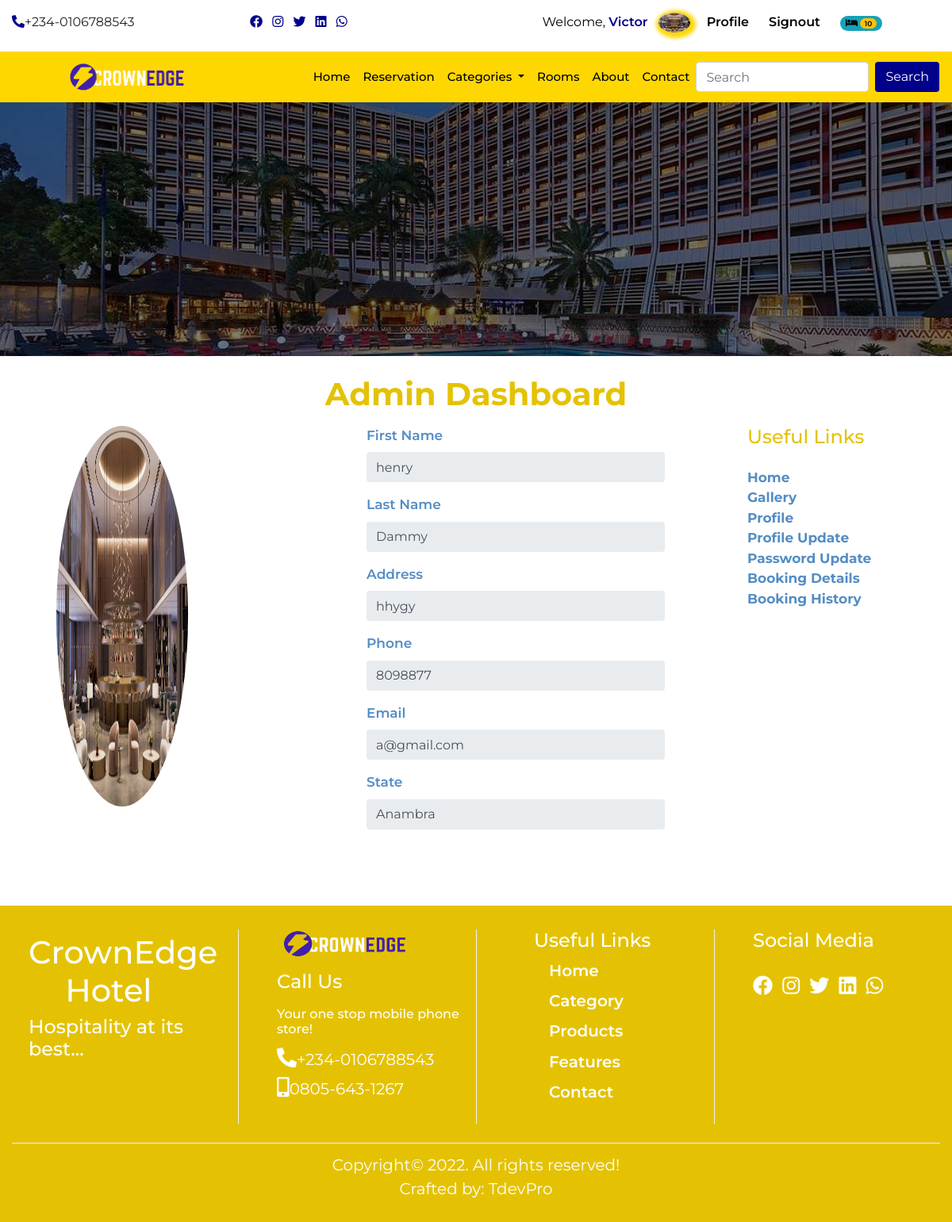
/profile (signed in), run on the app's committed database.
### userprofile/models.py (models this page shows, shortened)
class Profile(models.Model):
    user = models.OneToOneField(User, on_delete= models.CASCADE)
    first_name = models.CharField(max_length=50)
    last_name = models.CharField(max_length=50)
    email = models.EmailField()
    phone = models.CharField(max_length=20)
    address = models.CharField(max_length=150)
    state = models.CharField(max_length=50)
    pix = models.ImageField(upload_to= 'profile', default='profile/avatar.jpg')
    class Meta:
        db_table = 'profile'
        managed = True
        verbose_name = 'Profile'
        verbose_name_plural = 'Profiles'

### home/models.py (models this page shows, shortened)
class CompanyProfile(models.Model):
    name = models.CharField(max_length=50)
    keyword = models.CharField(max_length=150)
    description = models.CharField(max_length=150)
    logo = models.ImageField(upload_to='logo', blank=True, null=True)
    favicon = models.ImageField(upload_to='logo', blank=True, null=True, default='/favicon-96x96.png')
    carousel = models.ImageField(upload_to='carousel', blank=True, null=True)
    carousel2 = models.ImageField(upload_to='carousel', blank=True, null=True)
    carousel3 = models.ImageField(upload_to='carousel', blank=True, null=True)
    carousel4 = models.ImageField(upload_to='carousel', blank=True, null=True)
    banner = models.ImageField(upload_to='banner', blank=True, null=True)
    mobile = models.CharField(max_length=20)
    mobile2 = models.CharField(max_length=20)
    address = models.CharField(max_length=100)
    email = models.EmailField()
    website = models.URLField()
    about = models.TextField()
    about2 = models.TextField()
    copyright_year = models.CharField(max_length=4)
    class Meta:
        db_table = 'companyprofile'
        managed = True
        verbose_name = 'CompanyProfile'
        verbose_name_plural = 'CompanyProfile'

### home/views.py (the view)
# urls.py: path('profile', views.profile, name='profile'),
@login_required(login_url='signin')
def profile(request):
    profile = Profile.objects.get(user__username = request.user.username)
    context = {
        'profile':profile
    }
    return render(request, 'profile.html', context)

### home/context_processor.py (called while the page is built)
def dropdown(request):
    categories = Category.objects.all()
    context = {
        'categories':categories
    }
    return context

def company(request):
    cprofile = CompanyProfile.objects.get(pk=1)
    context = {
        'cprofile':cprofile
    }
    return context

def cartcount(request):
    count = Booking.objects.filter(user__username = request.user.username, paid=False)
    itemcount = 0
    for item in count:
        itemcount += item.no_days
    context = {
        'itemcount':itemcount
    }
    return context

### home/templatetags/simple_tags.py (called while the page is built)
@register.simple_tag()
def intralink(main, link):
    return reverse(main) + '#' + link

### home/templates/profile.html (shortened to what this page needs)
{% extends "base.html" %}
{% block header %} {% include 'header.html' %} {% endblock header %}
{% block banner %} {% include 'banner.html' %} {% endblock banner %}
{% block content %}
<section>
    <div class="container-fluid">
        <h1 class="title">{{profile.user.username}} dashboard</h1>
        <div class="row prof">
          <div class="col-12 col-sm-12 col-md-5 col-lg-4">
            <div class="img-pcard">
              <img src="{{profile.pix.url}}">
            </div>
          </div>
          <div class="col-12 col-sm-12 col-md-5 col-lg-5">
            <div class="pro-form">
              <form>
                <div class="form-group">
                  <label class="labe" for="exampleInputText1">first name</label>
                  <input type="text" value="{{profile.first_name}}" class="form-control" id="exampleInputText1" aria-describedby="textHelp" readonly>
                </div>
                <div class="form-group">
                  <label class="labe"  for="exampleInputText1">last name</label>
                  <input type="text" value="{{profile.last_name}}" class="form-control" id="exampleInputText1" aria-describedby="textHelp" readonly>
                </div>
                <div class="form-group">
                  <label class="labe"  for="exampleInputText1">address</label>
                  <input type="text" value="{{profile.address}}" class="form-control" id="exampleInputText1" aria-describedby="textHelp" readonly>
                </div>
                <div class="form-group">
                  <label class="labe"   for="exampleInputText1">phone</label>
                  <input type="text" value="{{profile.phone}}" class="form-control" id="exampleInputText1" aria-describedby="textHelp" readonly>
                </div>
                <div class="form-group">
                  <label class="labe"  for="exampleInputText1">email</label>
                  <input type="email" value="{{profile.user.email}}" class="form-control" id="exampleInputText1" aria-describedby="textHelp" readonly>
                </div>
                <div class="form-group">
                  <label class="labe"  for="exampleInputText1">state</label>
                  <input type="text" value="{{profile.state}}" class="form-control" id="exampleInputText1" aria-describedby="textHelp" readonly>
                </div>
              </form>
            </div>
          </div>
          <div class="col-12 col-sm-12 col-md-2 col-lg-3">
            <div class="pro-links">
              <h4 class="mb-4">Useful Links</h4>
              <ul class="list-unstyled">
                <li><a href="{% url 'home' %}">Home</a></li>
                <li><a href="{% url 'rooms'  %}">gallery</a></li>
                <li><a href="{% url 'profile'  %}">profile</a></li>
                <li><a href="{% url 'update' %}">profile update</a></li>
                <li><a href="{% url 'password' %}">password update</a></li>
                <li><a href="{% url 'booking_details' %}">booking details</a></li>
                <li><a href="{% url 'history' %}">booking history</a></li>
              </ul>
            </div>
          </div>
        </div>
      </div>
    </section>
{% endblock content %}
{% block footer %} {% include 'footer.html' %} {% endblock footer %}

### home/templates/base.html (shortened to what this page needs)
<!doctype html>
{% load static %}
<html lang="en">
  <head>
    <link rel="stylesheet" href="https://use.fontawesome.com/releases/v5.15.4/css/all.css"/>
    <link rel="stylesheet" href="https://stackpath.bootstrapcdn.com/bootstrap/4.4.1/css/bootstrap.min.css">
    <link rel="stylesheet" href="{% static '' %}css/style.css">
  </head>
  <body>
    {% block header %}{% endblock header %}
    {% block banner %} {% endblock banner %}
    {% block content %}{% endblock content %}
    {% block footer %}{% endblock footer %}
  </body>
</html>

### home/templates/header.html (shortened to what this page needs)
{% load simple_tags %}
<div class="container-fluid">
    <div class="row">
      <div class="col-12 col-sm-6 col-md-2 col-lg-3 mt-3 mb-2 hide">
        <ul class="list-inline">
          <li class="list-inline-item"><a href=""><i class="fas fa-phone-alt"></i></a><span>+234-0106788543</span></li>
        </ul>
      </div>
      <div class="col-12 col-sm-6 col-md-2 col-lg-3 mt-3 mb-2 hide">
        <ul class="list-inline">
          <li class="list-inline-item"><a href=""><i class="fab fa-facebook"></i></a></li>
          <li class="list-inline-item"><a href=""><i class="fab fa-instagram"></i></a></li>
          <li class="list-inline-item"><a href=""><i class="fab fa-twitter"></i></a></li>
          <li class="list-inline-item"><a href=""><i class="fab fa-linkedin"></i></a></li>
          <li class="list-inline-item"><a href=""><i class="fab fa-whatsapp"></i></a></li>
        </ul>
      </div>
      <div class="col-12 col-sm-12 col-md-8 col-lg-6 mt-3 mb-2 auth">
        <ul class="">
          {% if user.is_authenticated %}
            <li class=""><a href="{% url 'profile' %}" class="welcome">welcome,
              <span>
                {% if user.first_name %}
                  {{request.user.first_name}}
                {% else %}
                  {{request.user.username}}
                {% endif %}
              </span></i></a></li>
            <li><a href="{% url 'profile' %" class="welimg"><img src="{{profile.pix.url}}"></a></li>
            <li><a href="{% url 'profile' %}" class="user-btn"><span>profile</span></a></li>
            <li><a href="{% url 'signout' %}" class="user-btn"><span>signout</span></a></li>
            <li>
              <a href="{% url 'booked' %}" class="user-btn">
                {% if itemcount > 0 %}
                  <span class="badge badge-pill badge-info">
                    <i class="fas fa-bed"></i>
                    <span class="badge badge-pill badge-warning">{{itemcount}}</span>
                  </span>
                {% else %}
                  <i class="fas fa-bed"></i>
                {% endif %}
              </a>
            </li>
          {% else %}
            <li class=""><a href="{% url 'signin' %}" class="user-btn"><i class="fas fa-user"></i><span>signin</span></a></li>
            <li class=""><a href="{% url 'signup' %}" class="user-btn"><i class="fas fa-users"></i><span>signup</span></a></li>
          {% endif %}
        </ul>
      </div>
    </div>
  </div>
      <nav class="navbar navbar-expand-lg navbar-light sticky-top">
        <a class="navbar-brand" href="{% url 'home' %}"><img src="{{cprofile.logo.url}}" alt=""></a>
        <div class="collapse navbar-collapse" id="navbarSupportedContent">
          <ul class="navbar-nav ml-auto">
            <li class="nav-item active">
              <a class="nav-link" href="{% url 'home' %}">home <span class="sr-only">(current)</span></a>
            </li>
            <li class="nav-item">
              <a class="nav-link" href="{% url 'booked' %}">reservation</a>
            </li>
            <li class="nav-item dropdown">
              <a class="nav-link dropdown-toggle" href="#" id="navbarDropdown" role="button" data-toggle="dropdown" aria-haspopup="true" aria-expanded="false">
                categories
              </a>
            </li>
            <li class="nav-item">
              <a class="nav-link" href="{% url 'rooms' %}">rooms</a>
            </li>
            <li class="nav-item">
              <a class="nav-link" href="{% intralink 'home' 'aboutus' %}">about</a>
            </li>
            <li class="nav-item">
              <a class="nav-link" href="{% intralink 'home' 'contact' %}">contact</a>
            </li>
          </ul>
          <form class="form-inline my-2 my-lg-0" action="{% url 'search' %}" method="POST">
            <input class="form-control mr-sm-2" name="search" type="search" placeholder="Search" aria-label="Search">
            <button class="btn form-btn" type="submit">Search</button>
          </form>
        </div>
      </nav>

### home/templates/banner.html
<div class="banner">
</div>

### home/templates/footer.html
<div class="footer">
    <div class="container-fluid footer2">
      <div class="row justify-content-center">
        <div class="col-12 col-sm-6 col-md-4 col-lg-3 foota-box">
          <h1>CrownEdge <span>Hotel</span></h1>
          <h4>Hospitality at its best...</h4>
        </div>
        <div class="col-12 col-sm-6 col-md-4 col-lg-3 foota-box2">
          <img src="{{cprofile.logo.url}}" alt="">
          <h4 class="mt-3 mb-3">Call Us</h4>
          <h6>Your one stop mobile phone store!</h6>
          <ul class="list-unstyled">
            <li><a href=""><i class="fas fa-phone-alt"></i></a><span>+234-0106788543</span></li>
            <li><a href=""><i class="fas fa-mobile-alt"></i></a><span>0805-643-1267</span></li>
          </ul>
        </div>
        <div class="col-12 col-sm-6 col-md-4 col-lg-3 foota-box3">
          <h4>Useful Links</h4>
          <ul class="list-unstyled">
            <li><a href="">Home</a></li>
            <li><a href="">Category</a></li>
            <li><a href="">Products</a></li>
            <li><a href="">Features</a></li>
            <li><a href="">Contact</a></li>
          </ul>
        </div>
        <div class="col-12 col-sm-6 col-md-12 col-lg-3 foota-box4">
          <h4 class="mb-4">Social Media</h4>
          <ul class="list-inline">
            <li class="list-inline-item"><a href=""><i class="fab fa-facebook"></i></a></li>
            <li class="list-inline-item"><a href=""><i class="fab fa-instagram"></i></a></li>
            <li class="list-inline-item"><a href=""><i class="fab fa-twitter"></i></a></li>
            <li class="list-inline-item"><a href=""><i class="fab fa-linkedin"></i></a></li>
            <li class="list-inline-item"><a href=""><i class="fab fa-whatsapp"></i></a></li>
          </ul>
        </div>
      </div>
      <div class="footer3">
        <p> Copyright&copy; 2022. All rights reserved! <br><a href="#" style="text-decoration: none;color:white"> Crafted by: TdevPro</a></p>
      </div>
    </div>
  </div>

### home/static/css/style.css (style rules this page uses)
* { margin: 0px; padding: 0px; box-sizing: border-box; }
body { font-family: 'Montserrat', sans-serif; }
html { scroll-behavior: smooth; }
.hide a { color: darkblue; }
.welimg img { width: 40px; border-radius: 100%; box-shadow: 2px 2px 5px 5px gold; }
.welcome { color: black; font-weight: 400; text-transform: capitalize; padding-right: .6rem; }
.welcome span { color: darkblue; font-weight: 600; text-decoration: none; }
.user-btn { color: darkblue; font-weight: 400; padding-left: 1rem; padding-right: .3rem; }
.user-btn span { color: black; font-weight: 600; text-transform: capitalize; }
.auth { display: flex; justify-content: space-around; }
.auth li { display: inline; }
h1 { color: gold; }
.navbar { background: gold; }
#navbarSupportedContent a { color: black; text-transform: capitalize; font-size: 15px; font-weight: 500; }
.navbar img { width: 50%; margin-left: 20%; }
.navbar-nav { margin-left: 50%; }
.form-btn { color:white; background: darkblue; }
.banner { height: 40vh; background-image: linear-gradient(rgba(0,0,0,0.5),rgba(0,0,0,0.5)),url(../img/pool.jpg); background-repeat: no-repeat; background-size: cover; background-position: center; }
.container-fluid h1 { text-align: center; margin-top: 2%; }
.footer { background: rgb(228, 194, 3); }
.footer h1 { color: white; margin-right: 19%; }
.footer h4 { color: white; }
.footer h6 { color: white; }
.foota-box { padding-left: 3%; }
.foota-box2 img { width: 170px; height: 15%; }
.foota-box2 .list-unstyled li a { color: white; font-size: 25px; }
.foota-box2 .list-unstyled li span { color: white; font-size: 20px; }
.foota-box3 li { padding-bottom: 4%; padding-left: 9%; font-weight: 600; }
.foota-box3 a { color: white; font-size: 20px; }
.foota-box4 a { color: white; font-size: 25px; }
.foota-box4 li { transition: transform .5sec; }
.foota-box, .foota-box2, .foota-box3, .foota-box4 { margin: 2.5% 0 2%; }
.foota-box2, .foota-box3, .foota-box4 { border-left: .1px solid #f0f0f0; padding-left: 4%; cursor: pointer; }
.foota-box3 { padding-left: 6%; }
.footer3 { text-align: center; color: white; font-size: 20px; padding: 1% 0; border-top: .5px solid #f0f0f0; }
.title { text-transform: capitalize; text-align: center; margin-top: 4rem; margin-bottom: 1rem; color: rgb(228, 194, 3); font-weight: 700; }
.prof { margin-bottom: 5rem; }
.img-pcard { width: 60%; height: 60vh; padding-left: 15%; }
.img-pcard img { width: 100%; height: 100%; border-radius: 100%; }
.pro-form { width: 90%; padding-left: 10%; }
.pro-form form { width: 100%; }
.pro-form .labe { color: rgb(84, 141, 197) !important; text-transform: capitalize; font-size: 17px; font-weight: 600; }
.pro-form input { border: none !important; background: rgb(84, 141, 197); opacity: 0.3; }
.pro-links { margin-left: 10%; }
.pro-links h4 { color: rgb(228, 194, 3); }
.pro-links a { color: rgb(84, 141, 197); font-size: 17px; font-weight: 700; text-transform: capitalize; }

### data on the page
Profile: pix (picture), user.username "Admin", first_name "henry", last_name "Dammy", address "hhygy", phone "8098877", user.email "a@gmail.com", state "Anambra"
CompanyProfile: logo (picture)

### other printed values
{{ request.user.first_name }} "Victor"
{{ itemcount }} "10"
